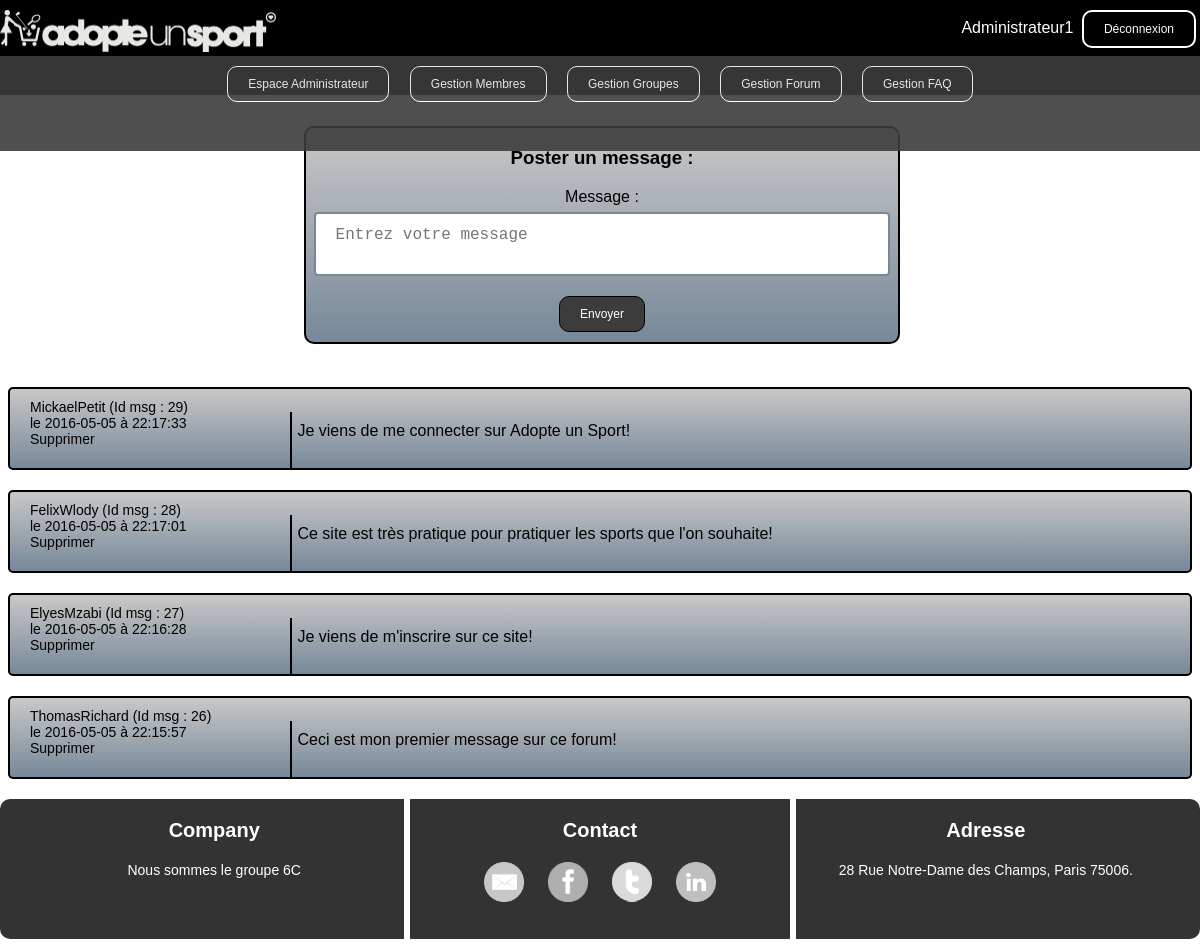
The page /forumadmin.php (signed in) on the database its author committed.
### tables this page shows
CREATE TABLE IF NOT EXISTS `messages` (
  `Id_message` int(11) NOT NULL AUTO_INCREMENT,
  `Contenu` varchar(5000) NOT NULL,
  `Date_message` date NOT NULL,
  `Heure_message` time NOT NULL,
  `Pseudo_membre_inscrit` varchar(255) NOT NULL,
  PRIMARY KEY (`Id_message`)
);

### forumadmin.php (the view, shortened to what this page needs)
<!DOCTYPE html>
<html>
	<head>
	    <link href='assets/css/styleheaderfooter.css' rel='stylesheet' type='text/css' />
    	<link href='assets/css/style.css' rel='stylesheet' type='text/css' />
	</head>
	<body>
		<?php include("headeradmin.php") ?>
		<div class="forumadmindiv">
			<form action="forum_post_admin.php" method="post">
				<h3>Poster un message :</h3>
				<label for="Contenu">Message</label> :<br />
				<textarea name="Contenu" class="contenu" placeholder="Entrez votre message"></textarea><br />
				<input type="submit" value="Envoyer" class="button3" />
			</form>
		</div>
		<div class="forum2">
			<?php
			try
			{
				$bdd = new PDO('mysql:host=localhost;dbname=app_info;charset=utf8', 'root', '');
			}
			catch(Exception $e)
			{
	        	die('Erreur : '.$e->getMessage());
			}
			$reponse = $bdd->query('SELECT Pseudo_membre_inscrit, Contenu, Date_message, Heure_message, Id_message FROM messages ORDER BY Id_message DESC ');
			while ($donnees = $reponse->fetch())
			{ ?>
				<div class="postsforum">
				<div class="auteur caseforum">
					<?php
					echo $donnees['Pseudo_membre_inscrit'] . ' ' . '(Id msg : ' ;
					echo $donnees['Id_message'] . ')' . '<br/>' . 'le ';
					echo $donnees['Date_message'] . ' à ';
					echo $donnees['Heure_message'];
					?>
					<br/><a href="suppressionpost.php?Idmessage=<?php echo $donnees['Id_message'] ?>">Supprimer</a>
				</div>
				<div class="msg caseforum">
					<?php
					echo $donnees['Contenu'] . '<br /><br />';
					?>
				</div>
			</div>
			<?php
			}
			?>
		</div>
		<?php include("footeradmin.php") ?>
	</body>
</html>

### assets/css/style.css (style rules this page uses)
body { background-image : url('Images/fond2.jpg'); background-size: 100%; background-repeat: no-repeat; background-attachment: fixed; display: block; color : black; font-family : "Verdana", cursive, sans-serif; }
a { color: black; text-decoration: none; }
input { border-radius: 6px; }
.button3 { background-color: rgb(60,60,60); border: solid black 1px; border-radius: 10px; color: white; padding: 10px 20px; text-align: center; text-decoration: none; display: inline-block; font-size: 12px; margin: 10px 8px; cursor: pointer; }
.forumadmindiv { display: inline-block; text-align: center; background-image:linear-gradient(rgb(200,200,200), rgb(119,136,153)); width: 50%; margin-left: 25%; margin-right: 25%; margin-top: 10%; margin-bottom: 1%; border: solid black 2px; border-radius: 10px; }
.contenu { width: 90%; height: 5%; padding: 12px 20px; margin: 1%; display: inline-block; border: 2px solid rgb(119,136,153); border-radius: 4px; font-size: 16px; resize: none; }
.forum2 { margin-top: 1%; width: 100%; display: inline-block; }
.auteur { vertical-align: text-bottom; padding-right: 20px; padding-left: 20px; font-size: 14px; width: 20%; }
.msg { padding-right: 5px; padding-left: 5px; border-left: solid black 2px; }
.caseforum { display: inline-block; padding-top: 10px; padding-bottom: 10px; }
.postsforum { background-image:linear-gradient(rgb(200,200,200), rgb(119,136,153)); border: solid black 2px; border-radius: 5px; margin-top: 20px; margin-bottom: 20px; }

### rows shown on the page
messages: Pseudo_membre_inscrit "MickaelPetit", Id_message "29", Date_message "2016-05-05", Heure_message "22:17:33", Contenu "Je viens de me connecter sur Adopte un Sport!"
messages: Pseudo_membre_inscrit "FelixWlody", Id_message "28", Date_message "2016-05-05", Heure_message "22:17:01", Contenu "Ce site est très pratique pour pratiquer les sports que l'on souhaite!"
messages: Pseudo_membre_inscrit "ElyesMzabi", Id_message "27", Date_message "2016-05-05", Heure_message "22:16:28", Contenu "Je viens de m'inscrire sur ce site!"
messages: Pseudo_membre_inscrit "ThomasRichard", Id_message "26", Date_message "2016-05-05", Heure_message "22:15:57", Contenu "Ceci est mon premier message sur ce forum!"

### other values the page prints
$_SESSION['Pseudo'] "Administrateur1"
